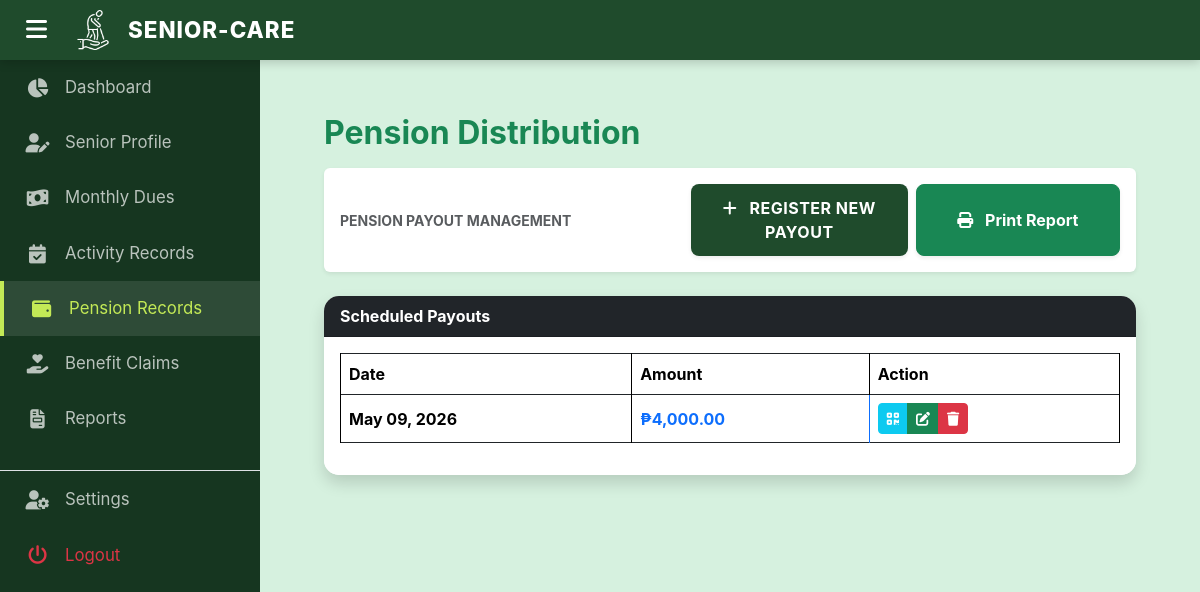
Before: /admin/pension.php (signed in) with the older database file.
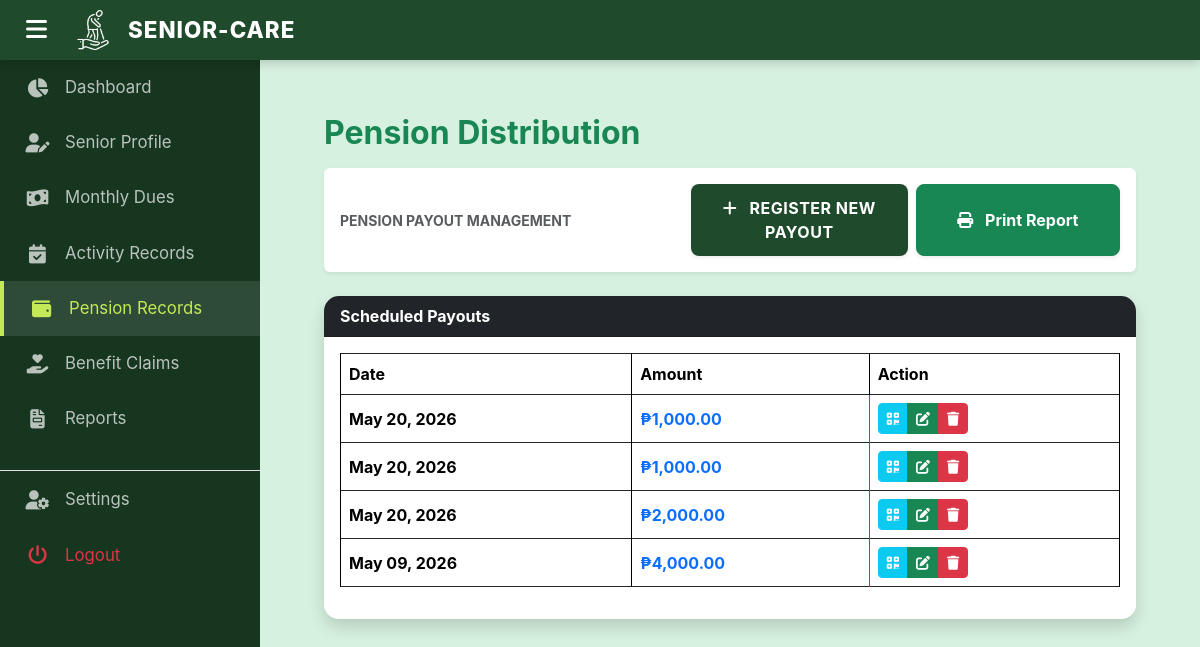
After: the same page with the newer database file.
### tables this page shows
CREATE TABLE `pension_master` (
  `PensionMasterID` int(11) NOT NULL,
  `PayoutDate` date NOT NULL,
  `CashAmount` decimal(10,2) NOT NULL
);

### admin/pension.php (the view, shortened to what this page needs)
<?php require_once('includes/session.php'); ?>
<!DOCTYPE html>
<html lang="en">
<head>
    <link href="../vendor/simple-datatables/css/style.min.css" rel="stylesheet" />
    <link href="../vendor/bootstrap/css/bootstrap.min.css" rel="stylesheet">
    <link rel="stylesheet" href="../vendor/font-awesome/css/all.min.css">
    <link href="css/style.css?v=<?php echo time(); ?>" rel="stylesheet" />
</head>
<body class="sb-nav-fixed">
    <?php include('includes/header.php'); ?>
    <?php include('includes/sidebar.php'); ?>
    <main id="main-content">
        <div class="container-fluid px-4">
            <h2 class="mt-4 fw-bold text-success">Pension Distribution</h2>
            <div class="card mb-4 border-0 shadow-sm mt-3">
                <div class="card-body">
                    <div class="d-flex flex-column flex-md-row justify-content-between align-items-md-center gap-2">
                        <span class="text-muted small fw-bold mb-2 mb-md-0 text-center text-md-start">PENSION PAYOUT MANAGEMENT</span>
                        <div class="d-flex flex-column flex-sm-row gap-2">
                            <button type="button" class="btn btn-forest shadow-sm w-100" data-bs-toggle="modal" data-bs-target="#addPensionModal">
                                <i class="fa fa-plus me-2"></i> Register New Payout
                            </button>
                            <button type="button" class="btn btn-success fw-bold shadow-sm w-100" style="border-radius: 8px;" onclick="printTable()">
                                <i class="fa fa-print me-2"></i> Print Report
                            </button>
                        </div>
                    </div>
                </div>
            </div>
            <div class="card mb-4 shadow border-0" style="border-radius: 15px; overflow: hidden;">
                <div class="card-header bg-dark text-white fw-bold">Scheduled Payouts</div>
                <div class="card-body bg-white">
                    <div class="table-responsive">
                    <table id="datatablesSimple" class="table table-bordered table-hover align-middle">
                        <thead>
                            <tr>
                                <th>Date</th>
                                <th>Amount</th>
                                <th>Action</th>
                            </tr>
                        </thead>
                        <tbody>
                            <?php
                            $query = mysqli_query($conn, "SELECT PensionMasterID, PayoutDate, CashAmount FROM pension_master ORDER BY PayoutDate DESC");
                            while ($display = mysqli_fetch_array($query)) {
                                $pid = $display['PensionMasterID'];
                                $date = $display['PayoutDate'];
                            ?>
                            <tr>
                                <td class="fw-bold"><?php echo date("M d, Y", strtotime($date)); ?></td>
                                <td class="text-primary fw-bold">₱<?php echo number_format($display['CashAmount'], 2); ?></td>
                                <td>
                                    <div class="btn-group" role="group">
                                        <a href="pension_attendance.php?id=<?php echo $pid; ?>" class="btn btn-sm btn-info text-white" title="QR Scan & Distribution">
                                            <i class="fa fa-qrcode"></i>
                                        </a>
                                        <button type="button" class="btn btn-sm btn-success" title="Edit Payout" data-bs-toggle="modal" data-bs-target="#edit_pen_<?php echo $pid; ?>">
                                            <i class="fa fa-edit"></i>
                                        </button>
                                        <button type="button" class="btn btn-sm btn-danger" title="Delete Payout" data-bs-toggle="modal" data-bs-target="#del_pen_<?php echo $pid; ?>">
                                            <i class="fa fa-trash"></i>
                                        </button>
                                    </div>
                                </td>
                            </tr>
                            <?php } ?>
                        </tbody>
                    </table>
                    </div>
                </div>
            </div>
        </div>
    </main>
</body>
</html>

Changed rows visible on the page:
added pension_master: PayoutDate "May 20, 2026", CashAmount "1,000.00"
added pension_master: PayoutDate "May 20, 2026", CashAmount "1,000.00"
added pension_master: PayoutDate "May 20, 2026", CashAmount "2,000.00"
